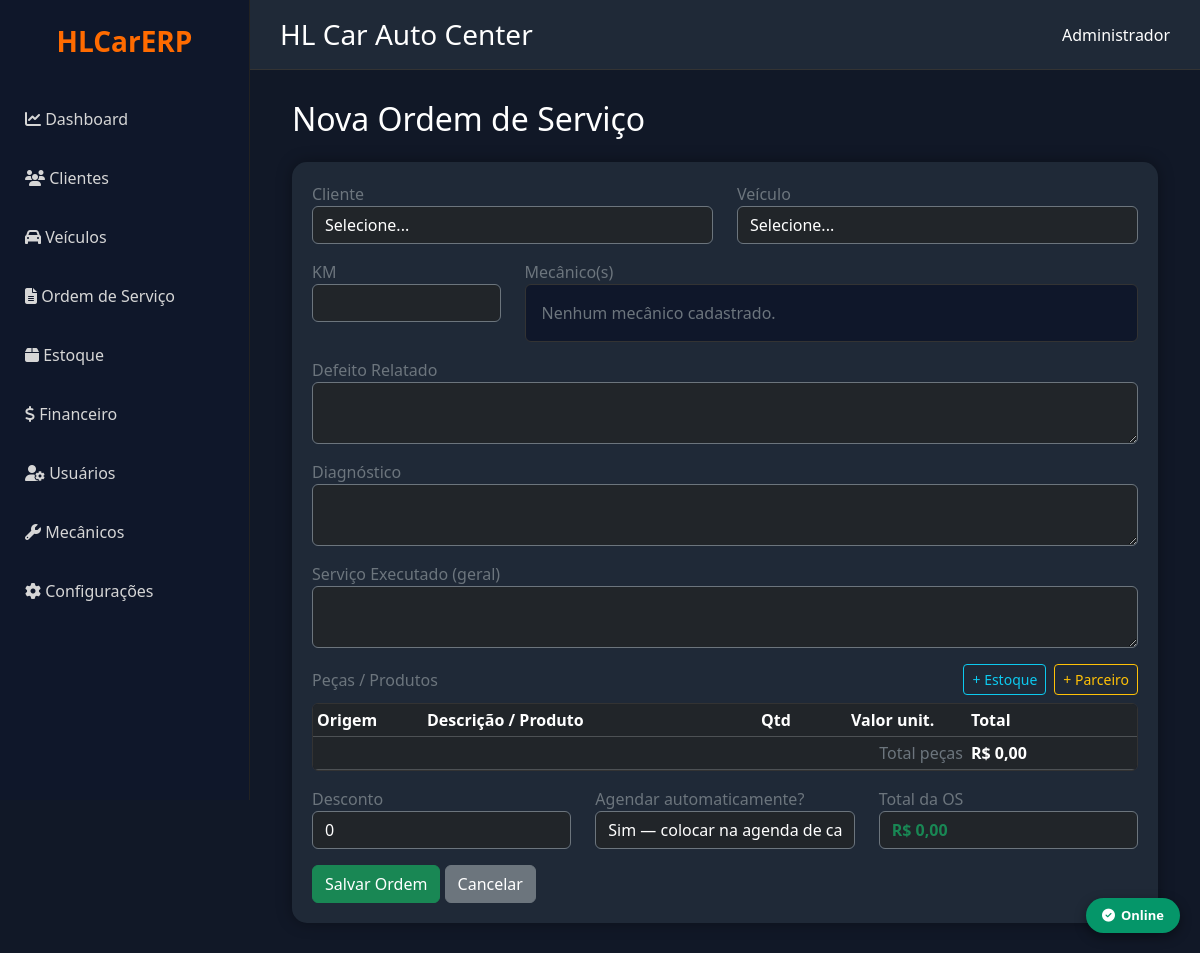
Before: /ordens/nova with the older database file.
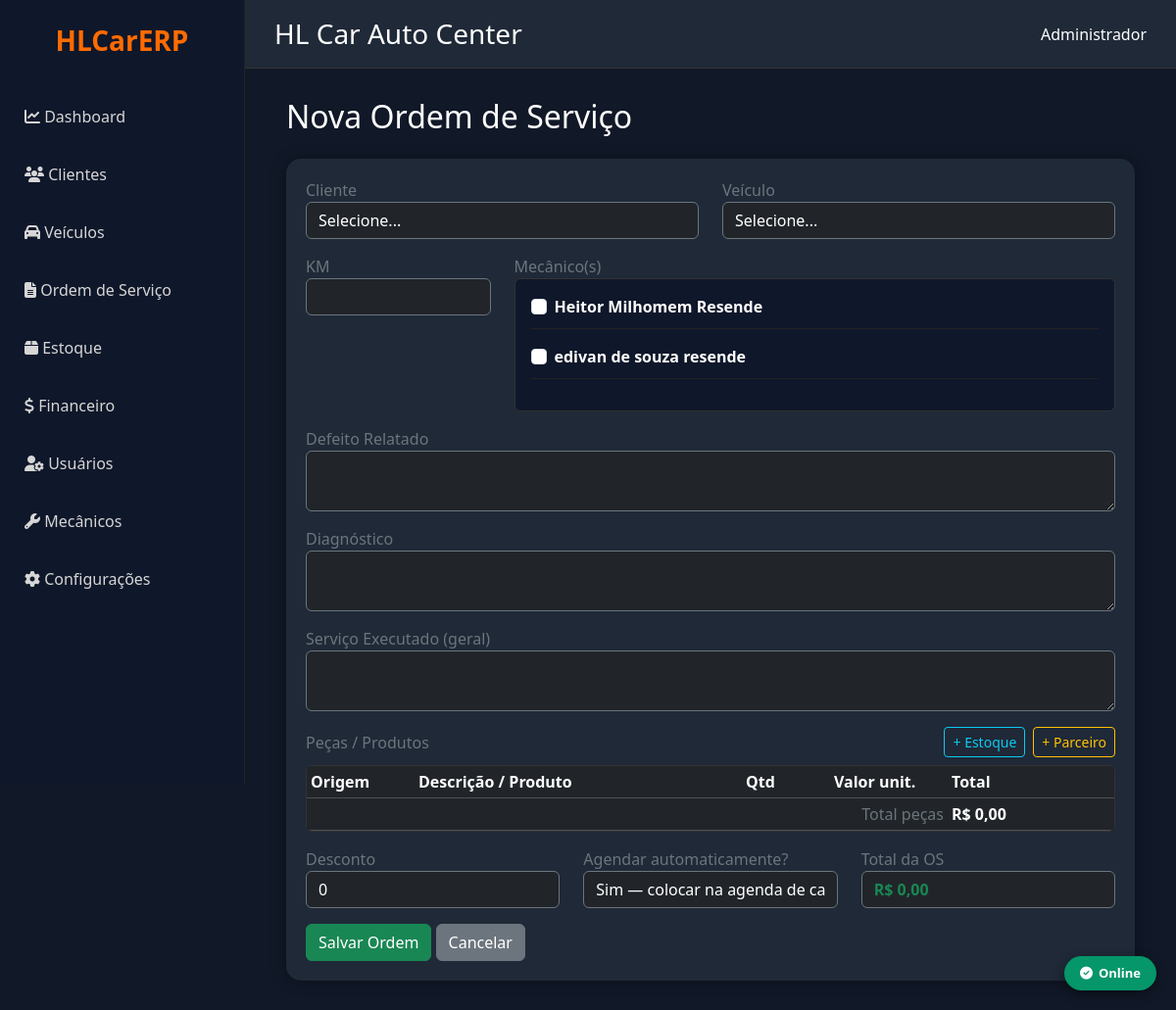
After: the same page with the newer database file.
### models.py (models this page shows)
class Mecanico(db.Model):
    __tablename__ = "mecanicos"
    id = db.Column(db.Integer, primary_key=True)
    nome = db.Column(db.String(120), nullable=False)
    telefone = db.Column(db.String(20))
    whatsapp = db.Column(db.String(20))
    ativo = db.Column(db.Boolean, default=True)
    forma_pagamento = db.Column(db.String(30), default="comissao")
    salario = db.Column(db.Float, default=0)
    percentual_comissao = db.Column(db.Float, default=20)
    hora_entrada = db.Column(db.Integer, default=9)
    hora_saida = db.Column(db.Integer, default=18)
    almoco_inicio = db.Column(db.Integer, default=12)
    almoco_fim = db.Column(db.Integer, default=14)
    observacoes = db.Column(db.Text)
    criado_em = db.Column(db.DateTime, default=datetime.utcnow)

### app.py (the view, shortened to what this page needs)
@app.route("/ordens/nova", methods=["GET", "POST"])
def nova_ordem():
    clientes = Cliente.query.order_by(Cliente.nome).all()
    veiculos = Veiculo.query.order_by(Veiculo.placa).all()
    try:
        lista_mecanicos = Mecanico.query.filter_by(ativo=True).order_by(Mecanico.nome).all()
    except Exception:
        lista_mecanicos = []
    try:
        lista_produtos = Produto.query.order_by(Produto.descricao).all()
    except Exception:
        lista_produtos = []
    try:
        lista_fornecedores = Fornecedor.query.order_by(Fornecedor.razao_social).all()
    except Exception:
        lista_fornecedores = []
    return render_template(
        "nova_ordem.html",
        clientes=clientes,
        veiculos=veiculos,
        mecanicos=lista_mecanicos,
        produtos=lista_produtos,
        fornecedores=lista_fornecedores,
    )

### templates/nova_ordem.html (shortened to what the changed rows need)
{% extends "base.html" %}
{% block conteudo %}
<div class="container-fluid">
    <h2 class="mb-4 text-white">Nova Ordem de Serviço</h2>
    <div class="card-dashboard">
        <form method="POST" id="form-os">
            <div class="row">
                <div class="col-md-9 mb-3">
                    <div class="p-3 rounded" style="background:#0f172a;border:1px solid #333;">
                        {% if mecanicos %}
                            {% for m in mecanicos %}
                            <div class="mb-3 pb-2" style="border-bottom:1px solid #222;">
                                <div class="form-check">
                                    <input class="form-check-input mec-check" type="checkbox"
                                           name="mecanicos" value="{{ m.id }}" id="mec{{ m.id }}"
                                           onchange="toggleMec({{ m.id }})">
                                    <label class="form-check-label text-white" for="mec{{ m.id }}">
                                        <strong>{{ m.nome }}</strong>
                                    </label>
                                </div>
                            </div>
                            {% endfor %}
                        {% else %}
                            <span class="text-secondary">Nenhum mecânico cadastrado.</span>
                        {% endif %}
                    </div>
                </div>
                <div class="col-12 mb-3">
                    <div class="table-responsive rounded" style="background:#0f172a;border:1px solid #333;">
                        <table class="table table-dark table-sm align-middle mb-0" id="tabela-pecas">
                            <thead>
                                <tr>
                                    <th style="width:110px">Origem</th>
                                    <th>Descrição / Produto</th>
                                    <th style="width:90px">Qtd</th>
                                    <th style="width:120px">Valor unit.</th>
                                    <th style="width:120px">Total</th>
                                    <th style="width:50px"></th>
                                </tr>
                            </thead>
                        </table>
                    </div>
                </div>
            </div>
        </form>
    </div>
</div>
{% endblock %}

Changed rows visible on the page:
added Mecanico: nome "Heitor Milhomem Resende"
added Mecanico: nome "edivan de souza resende"
Other visible differences:
text no longer shown: "Nenhum mecânico cadastrado."
